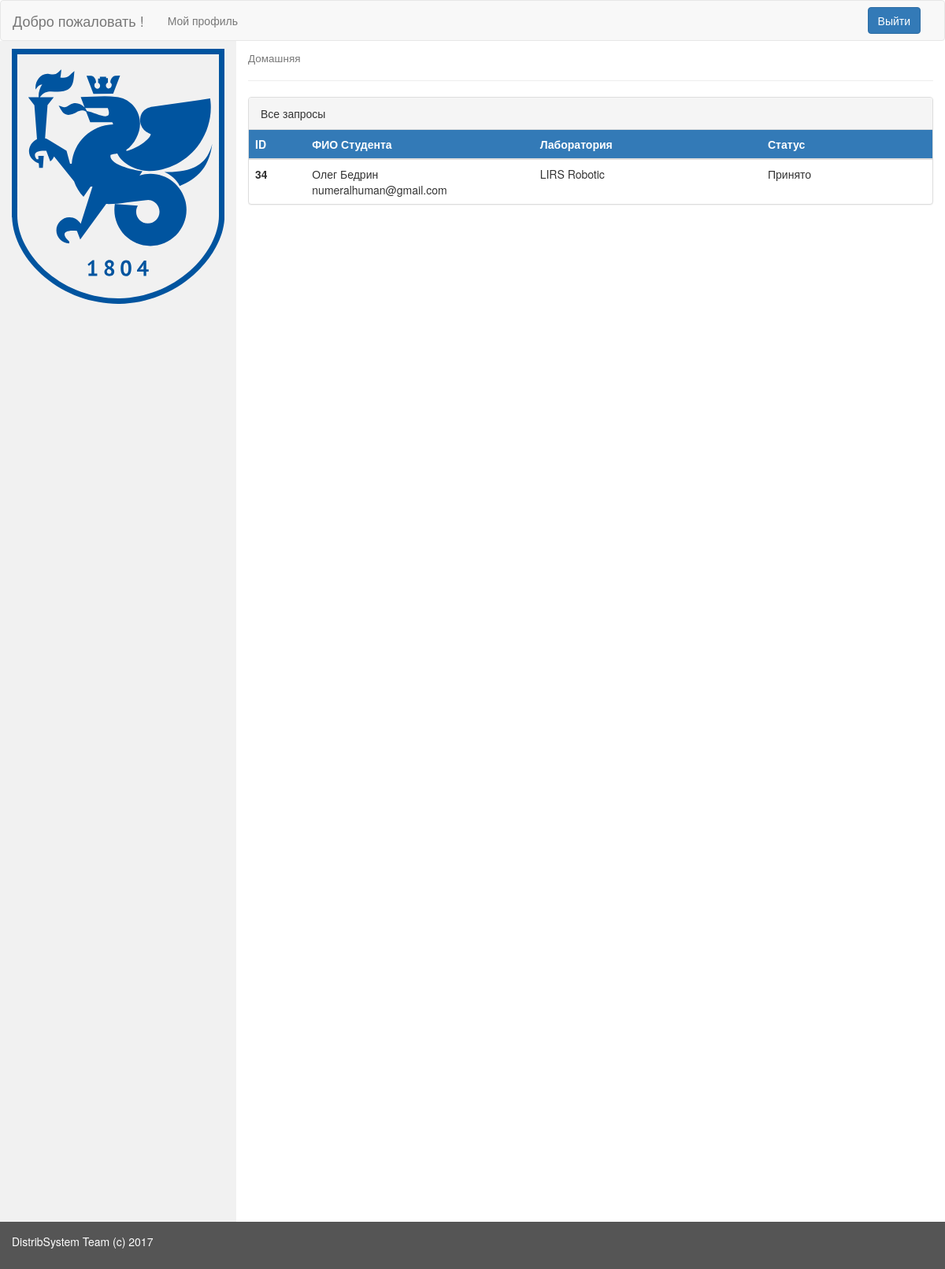
Page /distribution/my_profile/23/cooperator/Practice/view_requests (signed in) on the committed database.
### choose_distrib/models.py (models this page shows, shortened)
class Request(models.Model):
    student = models.ForeignKey(User, on_delete=models.CASCADE)
    container = models.ForeignKey(Container, on_delete=models.CASCADE)
    STATUS = (
        (0, 'SENDED'),
        (1, 'ACCEPTED'),
        (2, 'DECLINED'),
    )
    status = models.IntegerField(
        default=0,
        validators=[MaxValueValidator(2), MinValueValidator(0)],
        choices=STATUS
    )
    REQUESTTYPE = (
        ('Laboratory', 'laboratory'),
        ('Course', 'course'),
        ('Practice', 'practice'),
        ('ScienceHead', 'science_director')
    )
    request_type = models.CharField(max_length=20, choices=REQUESTTYPE)
    send_date = models.DateTimeField(auto_now_add=True)
    change_date = models.DateField(auto_now=True)

class Container(models.Model):
    container_name = models.CharField(max_length=100, verbose_name='Название')
    container_director = models.ManyToManyField(User)
    container_capacity = models.IntegerField(
        default=0,
        validators=[MaxValueValidator(300), MinValueValidator(0)]
    )
    CONTAINERCHOISE = (
        ('Laboratory', 'laboratory'),
        ('Course', 'course'),
        ('Practice', 'practice'),
        ('ScienceHead', 'science_director')
    )
    container_type = models.CharField(max_length=20, choices=CONTAINERCHOISE)
    def __str__(self):
        return self.container_name

### choose_distrib/views.py (the view)
# urls.py: url(r'^(?P<request_type>[A-z]+)/(?P<action_type>[A-z]+)$', views.coop_form, name='cooperator')]))
def coop_form(request, user_id, request_type, action_type):
    context = {}
    requests = []
    try:
        requests.append(list(Request.objects.filter(request_type=request_type)))
        context = {
            'user_id': user_id,
            "requests": requests,
        }
    except:
        messages.add_message(request, messages.INFO, 'Список заявок пуст')
    context.update(base_context(request))
    if action_type == 'view_requests':
        return render(request, 'accounts/parts/requests_table_without_buttons.html', context)
    if action_type == 'print_requests':
        return render(request, 'accounts/parts/print_template.html', context)

### userroles/utils.py (called while the page is built)
def get_entity_from_db(user, name):
    model = None
    try :
        model=getattr(module, name).objects.get(user=user)
        if model is not None:
            return model
    except:
        return None

### userroles/views.py (called while the page is built)
@login_required(login_url='/accounts/login')
def base_context(request):
    user = request.user
    is_student = get_entity_from_db(user, 'Student')
    is_cooperator = get_entity_from_db(user, 'Cooperator')
    is_professor = get_entity_from_db(user, 'Professor')
    is_sci_director = get_entity_from_db(user, 'ScientificDirector')
    context = {
        "user_id": user.id,
        "user_surname": user.last_name,
        "user_name": user.first_name,
        "user_email": user.email,
        "user_username": user.username,
        "is_student": is_student,
        "is_professor": is_professor,
        "is_cooperator": is_cooperator,
        "is_sci_director": is_sci_director
    }
    return context

### userroles/templates/accounts/parts/requests_table_without_buttons.html
{% extends 'accounts/my_profile.html' %}
{% block content %}
<div class="panel panel-default">
  <div class="panel-heading">Все запросы</div>
  {% if requests %}
    <table class="table table-hover">
      <thead>
          <tr>
            <th class="col-sm-1 bg-primary th-align-and-text-size">ID</th>
            <th class="col-lg-4 bg-primary th-align-and-text-size">ФИО Студента</th>
            <th class="col-lg-4 bg-primary th-align-and-text-size">Лаборатория</th>
            <th class="col-lg-4 bg-primary th-align-and-text-size">Статус</th>
          </tr>
      </thead>
      <tbody class="table-striped">
          {% for list in requests %}
            {% for req in list %}
              <tr>
                <th scope="row">{{ req.id }}</th>
                <td><span id="space">{{ req.student.first_name }} {{ req.student.last_name }}<br>{{ req.student.email }}</span></td>
                <td>{{ req.container }}</td>
                <td>
                  <div id="space">
                    {% if req.status is 0 %}
                      <p>Рассматривается</p>
                    {% elif req.status is 1 %}
                      <p>Принято</p>
                    {% elif req.status is 2 %}
                      <p>Отказано</p>
                    {% else %}
                      <p>Неверный код запроса: {{ req.status }}</p>
                    {% endif %}
                  </div>
                </td>
              </tr>
            {% endfor %}
          {% endfor %}
      </tbody>
    </table>
  {% else %}
    <div class="h2-margin">
      <h2>На текущий момент нет запросов.</h2>
    </div>
  {% endif %}
</div>
{% endblock %}

### userroles/static/userroles/css/style.css (style rules this page uses)
.table>thead>tr { background-color: #0074D9; color:#ffffff; }

### rows in the picture
Request: id "34", student.first_name "Олег", student.last_name "Бедрин", student.email "numeralhuman@gmail.com", container "LIRS Robotic", status "Принято"
